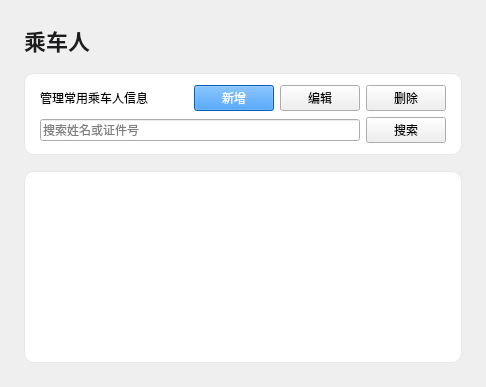
      <widget class="QWidget" name="pagePassenger">
       <property name="styleSheet">
        <string notr="true">QWidget#pagePassenger {
    background-color: #FFFFFF;
}

QLabel#labelPassengerTitle {
    color: #1D1D1F;
    font-size: 22px;
    font-weight: 600;
}

QWidget#passengerToolbar {
    background-color: #FFFFFF;
    border: 1px solid #E5E7EB;
    border-radius: 10px;
}

QTableView#tablePassengers {
    background-color: #FFFFFF;
    border: 1px solid #E5E7EB;
    border-radius: 10px;
    color: #2F3033;
    gridline-color: #ECEDEF;
}

QTableView#tablePassengers QHeaderView::section {
    background-color: #FFFFFF;
    border: none;
    border-bottom: 1px solid #E5E7EB;
    color: #6E6E73;
    padding: 8px;
}

QPushButton#btnAddPassenger {
    background-color: #0A84FF;
    color: #FFFFFF;
}

</string>
       </property>
       <layout class="QVBoxLayout" name="verticalLayoutPassenger">
        <property name="spacing"><number>16</number></property>
        <property name="leftMargin"><number>24</number></property>
        <property name="topMargin"><number>24</number></property>
        <property name="rightMargin"><number>24</number></property>
        <property name="bottomMargin"><number>24</number></property>
        <item>
         <widget class="QLabel" name="labelPassengerTitle">
          <property name="text"><string>乘车人</string></property>
         </widget>
        </item>
        <item>
         <widget class="QWidget" name="passengerToolbar" native="true">
             <layout class="QVBoxLayout" name="verticalLayoutPassengerToolbar">
           <property name="leftMargin"><number>16</number></property>
           <property name="topMargin"><number>12</number></property>
           <property name="rightMargin"><number>16</number></property>
           <property name="bottomMargin"><number>12</number></property>
           <item>
                <widget class="QWidget" name="passengerActionRow" native="true">
                 <layout class="QHBoxLayout" name="horizontalLayoutPassengerActions">
                  <property name="leftMargin"><number>0</number></property>
                  <property name="topMargin"><number>0</number></property>
                  <property name="rightMargin"><number>0</number></property>
                  <property name="bottomMargin"><number>0</number></property>
                  <item>
                    <widget class="QLabel" name="labelPassengerHint">
                     <property name="text"><string>管理常用乘车人信息</string></property>
                    </widget>
                  </item>
                  <item>
                    <spacer name="horizontalSpacerPassengerToolbar">
                     <property name="orientation"><enum>Qt::Orientation::Horizontal</enum></property>
                     <property name="sizeHint" stdset="0"><size><width>40</width><height>20</height></size></property>
                    </spacer>
                  </item>
                  <item>
                    <widget class="QPushButton" name="btnAddPassenger">
                     <property name="text"><string>新增</string></property>
                    </widget>
                  </item>
                  <item>
                    <widget class="QPushButton" name="btnEditPassenger">
                     <property name="text"><string>编辑</string></property>
                    </widget>
                  </item>
                  <item>
                    <widget class="QPushButton" name="btnDeletePassenger">
                     <property name="text"><string>删除</string></property>
                    </widget>
                  </item>
                 </layout>
                </widget>
           </item>
             <item>
                 <widget class="QWidget" name="passengerSearchRow" native="true">
                  <layout class="QHBoxLayout" name="horizontalLayoutPassengerSearch">
                   <property name="leftMargin"><number>0</number></property>
                   <property name="topMargin"><number>0</number></property>
                   <property name="rightMargin"><number>0</number></property>
                   <property name="bottomMargin"><number>0</number></property>
                   <item>
                    <widget class="QLineEdit" name="editPassengerSearch">
                    <property name="placeholderText"><string>搜索姓名或证件号</string></property>
                    </widget>
                   </item>
                   <item>
                    <widget class="QPushButton" name="btnSearchPassenger">
                    <property name="text"><string>搜索</string></property>
                    </widget>
                   </item>
                  </layout>
                 </widget>
             </item>
          </layout>
         </widget>
        </item>
        <item>
         <widget class="QTableView" name="tablePassengers">
          <property name="alternatingRowColors"><bool>true</bool></property>
          <property name="selectionBehavior"><enum>QAbstractItemView::SelectionBehavior::SelectRows</enum></property>
          <property name="selectionMode"><enum>QAbstractItemView::SelectionMode::SingleSelection</enum></property>
          <property name="editTriggers"><enum>QAbstractItemView::EditTrigger::NoEditTriggers</enum></property>
         </widget>
        </item>
       </layout>
      </widget>
